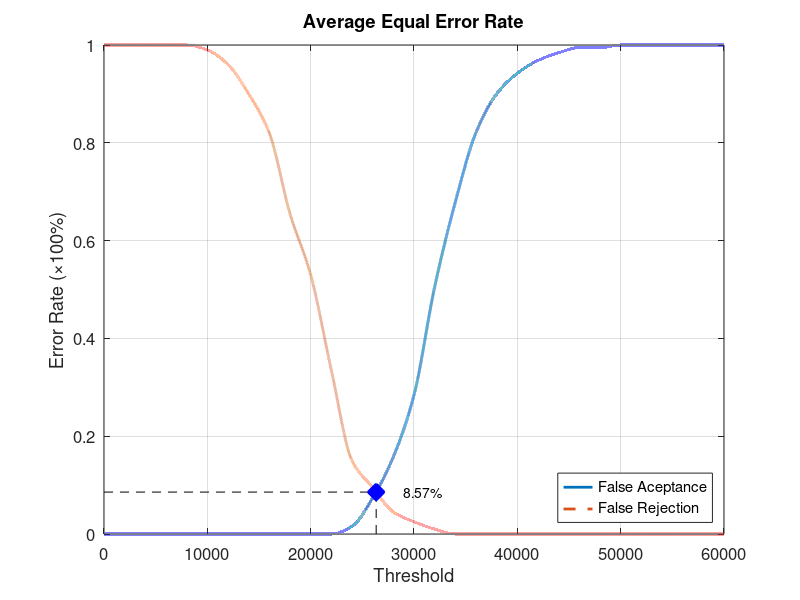
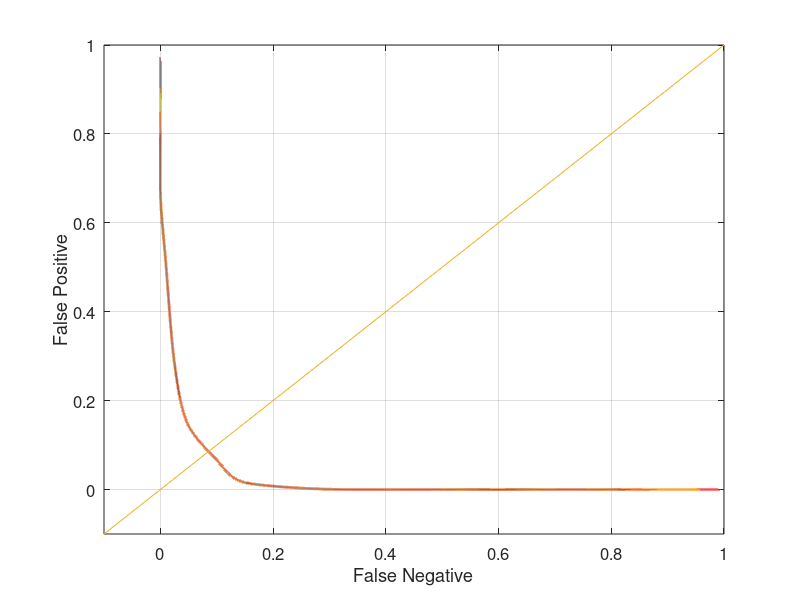

The MATLAB script that drew these images, in order:
function yEER = Database4_2
close all;
clear;
clc;
x = 0:2000:60000;
xq = 0:0.5:60000;

y0 = [0 0 0 0 0 0 0 0 0 0 0 0 0.0157895 0.0736842 0.157895 0.284211 0.505263 0.678947 0.821053 0.9 0.942105 0.968421 0.984211 0.994737 0.994737 1 1 1 1 1 1];
yy0 = interp1(x, y0, xq, 'pchip');
y1 = [1 1 1 1 1 0.99 0.96 0.9 0.82 0.655 0.53 0.335 0.15 0.095 0.045 0.025 0.01 0 0 0 0 0 0 0 0 0 0 0 0 0 0];
yy1 = interp1(x, y1, xq, 'pchip');

% Calculating EER: 
y2 = abs(y0 - y1);
find(y2 == min(y2))
yy2 = abs(yy0 - yy1);
xEER = find(yy2 == min(yy2));
xEERIndex = xq(xEER) % X-axis EER
yEER = yy0(xEER) % Y-axis EER

main = figure
plot(xq, yy0,'-','LineWidth', 2);	hold on
plot(xq, yy1,'--','LineWidth', 2);	hold on
plot([xEERIndex xEERIndex], [0 yEER], 'k--');	hold on
plot([0 xEERIndex], [yEER yEER], 'k--');	hold on
plot(xEERIndex, yEER, 'bx', 'LineWidth', 10);	hold on
text(xEERIndex + 10 * xEERIndex / 100, yEER, [num2str(round((10000 * yEER)) / 100) '%'])
legend('False Aceptance', 'False Rejection', 'Location', 'SouthEast')
xlabel('Threshold')
ylabel('Error Rate (\times100%)')
title('Average Equal Error Rate')
set(gca, 'FontSize', 12)
axis([0 60000 0 1])
grid on

print(main, 'Database4_2Main', '-dpng');
FNRxFPR = figure('Color', [1 1 1]);
plot(yy1, yy0, '-', yy1, yy0, 'LineWidth', 2);
hold on
y = -0.1:0.1:1
plot(y, y); 
set(gca, 'FontSize', 12)
xlabel('False Negative')
ylabel('False Positive')
axis([-0.1 1 -0.1 1])
set(gca, 'FontSize', 12)
grid on

print(FNRxFPR, 'Database4_2FNRxFPR','-dpng');
end
